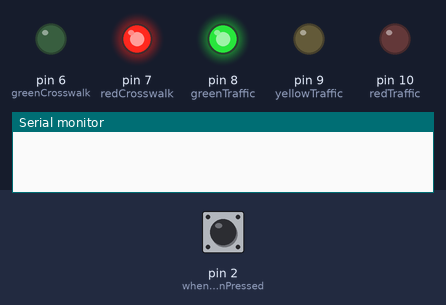
This sketch was run on a simulated Arduino Uno, built with avr-gcc and run on an emulated ATmega328P. Shown: output pins drawn as LEDs (lit = HIGH), the last lines printed to the serial monitor. The test bench sets the inputs (shaded band); at power-on: pin 2 (whenButtonPressed) LOW.

Above: at 6.2 s.
6.3 s: pin 2 (whenButtonPressed) pulled HIGH for 0.15 s
At 6.67 s:
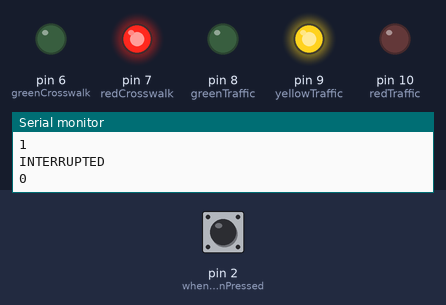
At 7.8 s:
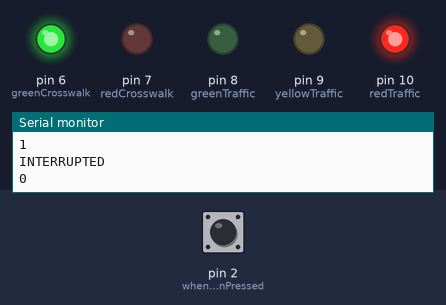
9.4 s: pin 2 (whenButtonPressed) pulled HIGH for 3.2 s
At 11.9 s:
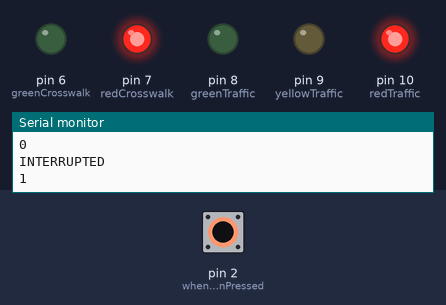
Timing chart, 0 to 20.1 s (numbered marks = the images above; inputs shaded):
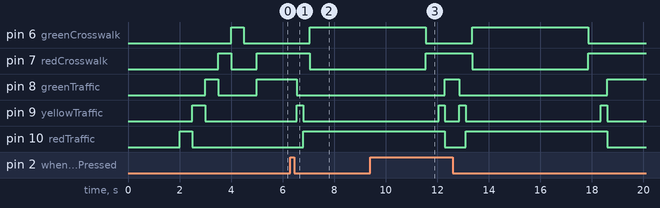

Measured:
- after the input at 6.3 s, pin 6 (greenCrosswalk): LOW → HIGH after 0.75 s; pin 7 (redCrosswalk): HIGH → LOW after 0.75 s; pin 8 (greenTraffic): HIGH → LOW after 0.25 s; pin 9 (yellowTraffic): LOW → HIGH after 0.25 s, → LOW 0.25 s later; pin 10 (redTraffic): LOW → HIGH after 0.50 s

The sketch:

trafficCrosswalk.ino
```cpp
/* Traffic Light with Button
 * https://github.com/torukonopawa
 * 11/30/2021 - 2:33 PM
 */

//LINE-1
//it is possible to add sensor to check: if there is anyone on crosswalk
//so that can be given extra time to them to pass across

//LINE-2
//should be modified delay(milisec)'s
//there is not enough time to pass across unless you are running :x

//Crosswalk
const int buttonCrosswalk = 2;
//const int sensorCrosswalk = 4; ***LINE-1
const int redCrosswalk = 7;
const int greenCrosswalk = 6;
//Traffic Light
const int redTraffic = 10;
const int yellowTraffic = 9;
const int greenTraffic = 8;

//interrupt's volatile
volatile boolean isCrosswalkRequested = false;

void whenButtonPressed() {
  noInterrupts(); //disable interrupts temporarily
  Serial.print("INTERRUPTED\n");
  Serial.print(digitalRead(2));
  Serial.print("\n");
  isCrosswalkRequested = true;
}

void setup() {
  Serial.begin(9600);
  setupLights();
  testLights();
  initializeLights();
    //sensor ***LINE-1
    //pinMode(sensorCrosswalk, INPUT); ***LINE-1
  //INTERRUPT decleration
  //interrupts(); //enable interrupts
  attachInterrupt(digitalPinToInterrupt(2), whenButtonPressed, HIGH);
}

void loop() {
  if(isCrosswalkRequested)
  {
    stopTraffic();
    startCrosswalk();
    delay(4000); //put here condition check sensor ***LINE-1
    stopCrosswalk();
    startTraffic();

    isCrosswalkRequested = false;
    interrupts();
  }
}

void stopTraffic() {
  delay(250);
  digitalWrite(greenTraffic, LOW);
  digitalWrite(yellowTraffic, HIGH);
  delay(250);
  digitalWrite(redTraffic, HIGH);
  digitalWrite(yellowTraffic, LOW);
}

void startTraffic() {
  delay(250);
  digitalWrite(yellowTraffic, HIGH);
  delay(250);
  digitalWrite(greenTraffic, HIGH);
  digitalWrite(yellowTraffic, LOW);
  digitalWrite(redTraffic, LOW);
}

void stopCrosswalk() {
  delay(250);
  digitalWrite(greenCrosswalk, LOW);
  digitalWrite(redCrosswalk, HIGH);
  delay(250);
}

void startCrosswalk() {
  delay(250);
  digitalWrite(greenCrosswalk, HIGH);
  digitalWrite(redCrosswalk, LOW);
  delay(250);
}

void setupLights() {
  pinMode(redCrosswalk, OUTPUT);
  pinMode(greenCrosswalk, OUTPUT);
  //----
  pinMode(redTraffic ,OUTPUT);
  pinMode(yellowTraffic, OUTPUT);
  pinMode(greenTraffic,OUTPUT);
}

void initializeLights() {
  digitalWrite(redCrosswalk, HIGH);
  digitalWrite(greenCrosswalk, LOW);

  digitalWrite(redTraffic, LOW);
  digitalWrite(yellowTraffic, LOW);
  digitalWrite(greenTraffic, HIGH);
}

void testLights() {
  delay(2000);
  //start
  digitalWrite(redTraffic, HIGH);
  delay(500);
  digitalWrite(redTraffic, LOW);
  //end
  digitalWrite(yellowTraffic, HIGH);
  delay(500);
  digitalWrite(yellowTraffic, LOW);

  digitalWrite(greenTraffic, HIGH);
  delay(500);
  digitalWrite(greenTraffic, LOW);

  digitalWrite(redCrosswalk, HIGH);
  delay(500);
  digitalWrite(redCrosswalk, LOW);

  digitalWrite(greenCrosswalk, HIGH);
  delay(500);
  digitalWrite(greenCrosswalk, LOW);

  delay(500);
}
```
